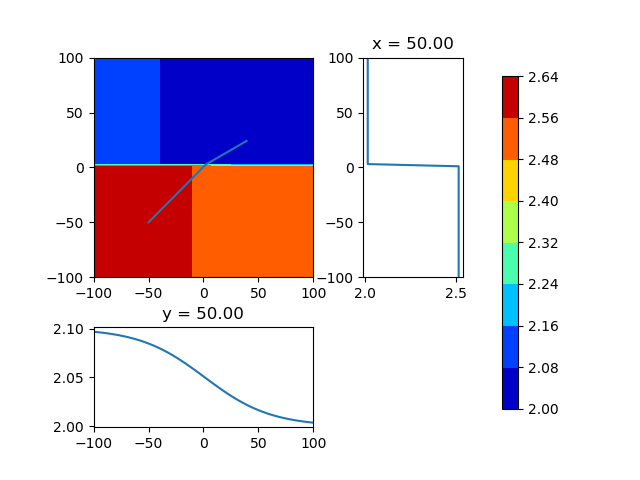

Python code for this plot:
import numpy as np
import matplotlib.pyplot as plt
import numdifftools as nd
from scipy.integrate import odeint
from mpl_toolkits.axes_grid1 import make_axes_locatable


class OpticsTraject (object):

    def __init__(self):
        self.cff_x = 0.1
        self.rng_x = 10.0
        self.cff_y = 2.0
        self.rng_y = 1.5

        self.xy0 = [0, 0]
        self.th0 = 0.0
        # self.vc0 = [self.refract_2d(r_0[0]) * np.cos(theta_0),
        #            self.refract_2d(r_0[0]) * np.sin(theta_0)]

    def initialize(self, xy=[0,0], th=0):
        print("ok")

    def refract_2d(self, x=0, y=0):
        ref_x = self.cff_x - (self.cff_x - 1) / \
            (1 + np.exp(-(x - self.cff_x**2) / self.rng_x))
        ref_y = self.cff_y - (self.cff_y - 1) / \
            (1 + np.exp(-(y - self.cff_y**2) / self.rng_y))
        return ref_x + ref_y

    def refract(self, r):
        # Refractive index function
        return self.refract_2d(*r)

    def diff_y(self, y, t):
        # Compute the differential
        grd = nd.Gradient(self.refract)([y[0], y[1]])
        n_t = self.refract([y[0], y[1]])
        return [y[2], y[3], grd[0] * n_t, grd[1] * n_t]

    def plot_2d(self):
        sx, sy = 50.0, 50.0
        nx, ny = 100, 100
        px = np.linspace(-1, 1, nx) * 100
        py = np.linspace(-1, 1, ny) * 100
        mesh = np.meshgrid(px, py)
        func = self.refract(mesh)

        xs, ys = mesh[0][0, 0], mesh[1][0, 0]
        dx, dy = mesh[0][0, 1] - mesh[0][0, 0], mesh[1][1, 0] - mesh[1][0, 0]
        mx, my = int((sy - ys) / dy), int((sx - xs) / dx)

        fig, ax = plt.subplots()
        divider = make_axes_locatable(ax)
        ax.set_aspect('equal')
        
        ax_x = divider.append_axes("bottom", 1.0, pad=0.5, sharex=ax)
        ax_x.plot(mesh[0][mx, :], func[mx, :])
        ax_x.set_title("y = {:.2f}".format(sy))

        ax_y = divider.append_axes("right", 1.0, pad=0.5, sharey=ax)
        ax_y.plot(func[:, my], mesh[1][:, my])
        ax_y.set_title("x = {:.2f}".format(sx))

        im = ax.contourf(*mesh, func, cmap="jet")
        plt.colorbar(im, ax=ax, shrink=0.9)

        plt.savefig("./plot_snell.png")


if __name__ == '__main__':
    obj = OpticsTraject()
    obj.plot_2d()
